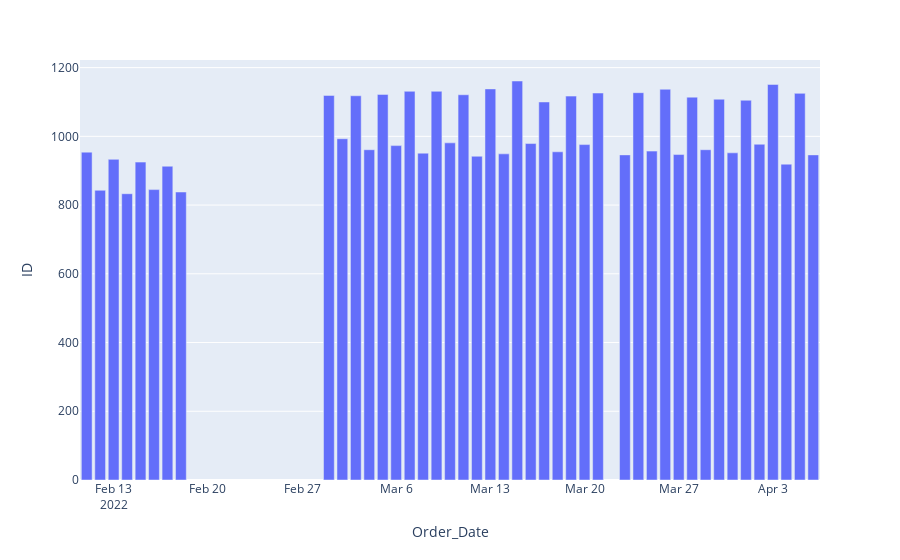

Notebook cell for this chart:
### Code cell
cols = ['ID', 'Order_Date']
df_aux = df1.loc[: , cols].groupby('Order_Date').count().reset_index()
px.bar(df_aux, x='Order_Date', y='ID')
